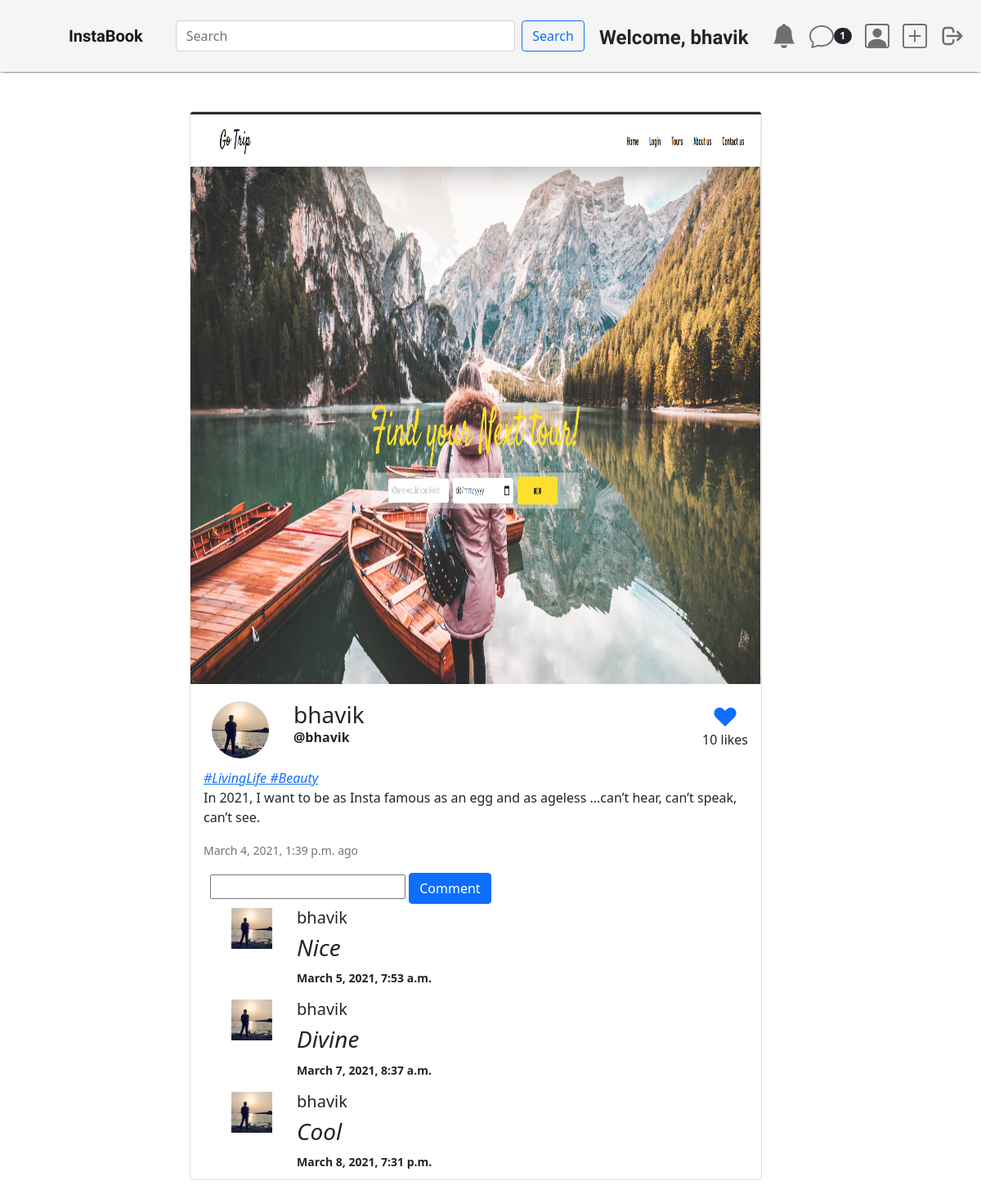
/post/ff6ade02-940a-4a9d-9afc-0b1a05530b9e (signed in), run on the app's committed database.
### post/models.py (models this page shows, shortened)
class Post(models.Model):
    id = models.UUIDField(primary_key=True, default=uuid.uuid4, editable=False)
    content = models.ManyToManyField(PostFileContent, related_name='contents')
    caption = models.TextField(max_length=1500, verbose_name='Caption')
    posted = models.DateTimeField(auto_now_add=True)
    tags = models.ManyToManyField(Tag, related_name='tags')
    user = models.ForeignKey(User, on_delete=models.CASCADE)
    likes = models.IntegerField(default=0)

class PostFileContent(models.Model):
    user = models.ForeignKey(
        User, on_delete=models.CASCADE, related_name='content_owner')
    file = models.FileField(upload_to=user_directory_path)

class Tag(models.Model):
    title = models.CharField(max_length=75, verbose_name='Tag')
    slug = models.SlugField(null=False, unique=True)
    class Meta:
        verbose_name = 'Tag'
        verbose_name_plural = 'Tags'
    def __str__(self):
        return self.title

### account/models.py (models this page shows, shortened)
class Profile(models.Model):
    user = models.OneToOneField(
        User, on_delete=models.CASCADE, related_name='profile')
    first_name = models.CharField(max_length=50, null=True, blank=True)
    last_name = models.CharField(max_length=50, null=True, blank=True)
    location = models.CharField(max_length=50, null=True, blank=True)
    url = models.CharField(max_length=80, null=True, blank=True)
    profile_info = models.TextField(max_length=150, null=True, blank=True)
    created = models.DateField(auto_now_add=True)
    favorites = models.ManyToManyField(Post)
    picture = models.ImageField(
        upload_to=user_directory_path, blank=True, null=True, verbose_name='Picture')

### comment/models.py (models this page shows, shortened)
class Comment(models.Model):
    post = models.ForeignKey(
        Post, on_delete=models.CASCADE, related_name='comments')
    user = models.ForeignKey(User, on_delete=models.CASCADE)
    comment = models.CharField(max_length=200, default="")
    date = models.DateTimeField(auto_now_add=True)

### post/views.py (the view)
# urls.py: path('<uuid:post_id>', views.PostDetails, name="postdetails"),
@login_required
def PostDetails(request, post_id):
    post = get_object_or_404(Post, id=post_id)
    user = request.user
    profile = Profile.objects.get(user=user)
    comment = Comment.objects.filter(post=post).order_by('date')
    if request.user.is_authenticated:
        profile = Profile.objects.get(user=user)
        if profile.favorites.filter(id=post_id).exists():
            favorited = True
    if request.method == 'POST':
        form = CommentForm(request.POST)
        if form.is_valid():
            comment = form.save(commit=False)
            comment.post = post
            comment.user = user
            comment.save()
            return HttpResponseRedirect(reverse('post:postdetails', args=[post_id]))
    else:
        form = CommentForm()
    template = loader.get_template('post_detail.html')
    context = {
        'post': post,
        'comment': comment,
        'form': form,
        'profile': profile,
    }
    return HttpResponse(template.render(context, request))

### comment/forms.py
class CommentForm(forms.ModelForm):
    comment = forms.CharField(required=True)
    class Meta:
        model = Comment
        fields = ('comment',)

### notifications/views.py (called while the page is built)
def CountNotifications(request):
    count_notification = 0
    if request.user.is_authenticated:
        count_notification = Notification.objects.filter(
            user=request.user, is_seen=False).count()
    return {'count_notifications': count_notification}

### social_clone_app/templates/post_detail.html (shortened to what this page needs)
{% extends 'base.html' %}
{% load static %}
{% block content %}
<div class="container mt-5">
    <div class="row justify-content-center ">
        <div class="col-8  align-self-center">
            <div class="card mb-5" style="max-width: 700px;">
                <img src="{{post.content.first.file.url}}" height="700px" class="card-img-top" alt="...">
                <div class="card-body">
                    <div class="card__name">
                        <div class="card__small_profile">
                            <img class="story__image" src="{{profile.picture.url}}" alt="...">
                            <div class="card__username">
                                <h3>{{post.user.username}}</h3>
                                <p><strong>@{{post.user.username}}</strong></p>
                            </div>
                        </div>
                        <div class="card__likes">
                            <a href="{% url 'post:postlike' post.id %}">
                                <svg xmlns="http://www.w3.org/2000/svg" width="34" height="34" viewBox="0 0 20 20"
                                    fill="currentColor">
                                    <path fillRule="evenodd"
                                        d="M3.172 5.172a4 4 0 015.656 0L10 6.343l1.172-1.171a4 4 0 115.656 5.656L10 17.657l-6.828-6.829a4 4 0 010-5.656z"
                                        clipRule="evenodd" />
                                </svg>
                            </a>
                            <p>{{post.likes}} likes</p>
                        </div>
                    </div>
                    <p class="card-text">
                        {% for tag in post.tags.all %}
                        <em>
                            <i>
                                <a href="{% url 'tag.get_absolute_url' }">
                                        #{{tag}}
                                </a>
                            </i>
                        </em>
                        <br>
                        {{post.caption}}
                    </p>
                    <p class=" card-text">
                                    <small class="text-muted">
                                        <time datetime="2020-1-1">{{post.posted}}</time>
                                        ago
                                    </small>
                    </p>
                </div>
                <div class="mx-4">
                    <form method="post" role="form">
                        {{form.comment}}
                        <button class="btn btn-primary" type="submit">Comment</button>
                    </form>
                </div>
                {% for c in comment %}
                <div class="card__name">
                    <div class="card__small_profile">
                        <img height="50px" width="50px" src="{{c.user.profile.picture.url}}" alt="...">
                        <div class="card__username">
                            <h5>{{c.user.username}}</h5>
                            <h3 class="mt-2">
                                <i>
                                    {{c.comment}}
                                </i>
                            </h3>
                            <small>
                                <strong>
                                    {{c.date}}
                                </strong>
                            </small>
                        </div>
                    </div>
                </div>
                {% endfor %}
            </div>
        </div>
    </div>
</div>
{% endblock %}

### social_clone_app/templates/base.html (shortened to what this page needs)
{% load static %}
<!doctype html>
<html lang="en">
<head>
    <link href="https://cdn.jsdelivr.net/npm/bootstrap@5.0.0-beta1/dist/css/bootstrap.min.css" rel="stylesheet"
>
    <link rel="stylesheet" href="{% static 'css/base.css' %}">
    <link rel="stylesheet" href="{% static 'css/index.css' %}">
    <link rel="stylesheet" href="{% static 'css/direct.css' %}">
</head>
<body>
    <nav class="navbar navbar-expand-lg sticky-top navbar-light"
        style="background-color:whitesmoke; box-shadow: 4px 0 2px  rgba(28, 14, 3, 0.69),  -4px 0 2px rgba(28, 14, 3, 0.69);">
        <div class="container-fluid">
            <a class="p-3 navbar-brand navbar__brand"
                href="{% url 'post:index' %}"><strong><b>InstaBook</b></strong></a>
            <div class="collapse navbar-collapse justify-content-around bd-highlight" id="navbarSupportedContent">
                <form class="d-flex p-2 flex-grow-1 bd-highlight">
                    <input class="form-control me-2" type="search" placeholder="Search" aria-label="Search">
                    <button class="btn btn-outline-primary" type="submit">Search</button>
                </form>
                <div class="user__name_hover">
                    <p class="user__name grow">
                        Welcome, {{" "}}{{request.user.username}}
                    </p>
                </div>
                <ul class="navbar-nav  mb-2 mb-lg-0">
                    <li class="nav-item">
                        <a class="nav-link" href="{% url 'notification:show-notifications' %}">
                            <svg xmlns="http://www.w3.org/2000/svg" width="30" height="30" fill="currentColor"
                                class="bi bi-bell-fill" viewBox="0 0 16 16">
                                <path
                                    d="M8 16a2 2 0 0 0 2-2H6a2 2 0 0 0 2 2zm.995-14.901a1 1 0 1 0-1.99 0A5.002 5.002 0 0 0 3 6c0 1.098-.5 6-2 7h14c-1.5-1-2-5.902-2-7 0-2.42-1.72-4.44-4.005-4.901z" />
                                {% if count_notifications %}
                                <span class="badge rounded-pill bg-dark ">{{ count_notifications }}</span>
                                {% endif %}
                            </svg>
                        </a>
                    </li>
                </ul>
                <ul class="navbar-nav  mb-2 mb-lg-0">
                    <li class="nav-item">
                        <a class="nav-link" href="{% url 'direct:inbox' %}">
                            <svg xmlns="http://www.w3.org/2000/svg" width="30" height="30" fill="currentColor"
                                class="bi bi-chat" viewBox="0 0 16 16">
                                <span class="badge rounded-pill  bg-dark">1</span>
                            </svg>
                        </a>
                    </li>
                </ul>
                <ul class="navbar-nav  mb-2 mb-lg-0">
                    <li class="nav-item">
                        <a class="nav-link" href="{% url 'profile' request.user %}">
                        </a>
                    </li>
                </ul>
                <ul class="navbar-nav  mb-2 mb-lg-0">
                    <li class="nav-item">
                        <a class="nav-link" href="{% url 'post:newpost' %}">
                        </a>
                    </li>
                </ul>
                <ul class="navbar-nav  mb-2 mb-lg-0">
                    <li class="nav-item">
                        <a class="nav-link" href="{% url 'account:signout' %}">
                            <svg xmlns="http://www.w3.org/2000/svg" fill="none" width="30" height="30"
                                viewBox="0 0 24 24" stroke="currentColor">
                                <path stroke-linecap="round" stroke-linejoin="round" stroke-width="2"
                                    d="M17 16l4-4m0 0l-4-4m4 4H7m6 4v1a3 3 0 01-3 3H6a3 3 0 01-3-3V7a3 3 0 013-3h4a3 3 0 013 3v1" />
                            </svg>
                        </a>
                    </li>
                </ul>
            </div>
        </div>
    </nav>
    <div class="">
        {% block content %}
        {% endblock content %}
    </div>
</body>
</html>

### social_clone_app/static/css/base.css (style rules this page uses)
.navbar__brand { font-family: 'Rock Salt', cursive; }

### social_clone_app/static/css/index.css (style rules this page uses)
.story__image { border-radius: 50%; width: 70px; height: 70px; margin-left: -40px; }
.card__name { display: flex; flex-direction: row; justify-content: space-between; }
.card__small_profile { display: flex; flex-direction: row; padding: 5px; padding-left: 50px; }
.card__username { padding-left: 30px; margin-bottom: 5px; }
.card__username > p { margin-top: -10px; }
.card__likes { display: flex; flex-direction: column; justify-content: center; align-items: center; }

### social_clone_app/static/css/direct.css (style rules this page uses)
:root { --body-bg: linear-gradient(135deg, #f5f7fa 0%, #c3cfe2 100%); --msger-bg: #fff; --border: 2px solid #ddd; --left-msg-bg: #ececec; --right-msg-bg: #579ffb; }

### social_clone_app/templates/base.html (style rules this page uses)
.grow { animation: grow 2s ease 1; }
.user__name { font-family: 'Poiret One', cursive; padding-top: 20px; padding-left: 10px; padding-right: 20px; font-size: 1.5em; font-weight: 800 }

### data on the page
Post: content.first.file (picture), user.username "bhavik", likes "10", caption "In 2021, I want to be as Insta famous as an egg and as ageless ...can’t hear, can’t speak, can’t see.", posted "March 4, 2021, 1:39 p.m."
Profile: picture (placeholder picture)
Tag: title "LivingLife"
Tag: title "Beauty"
Comment: user.profile.picture (placeholder picture), user.username "bhavik", comment "Nice", date "March 5, 2021, 7:53 a.m."
Comment: user.profile.picture (placeholder picture), user.username "bhavik", comment "Divine", date "March 7, 2021, 8:37 a.m."
Comment: user.profile.picture (placeholder picture), user.username "bhavik", comment "Cool", date "March 8, 2021, 7:31 p.m."

### other printed values
{{ request.user.username }} "bhavik"
